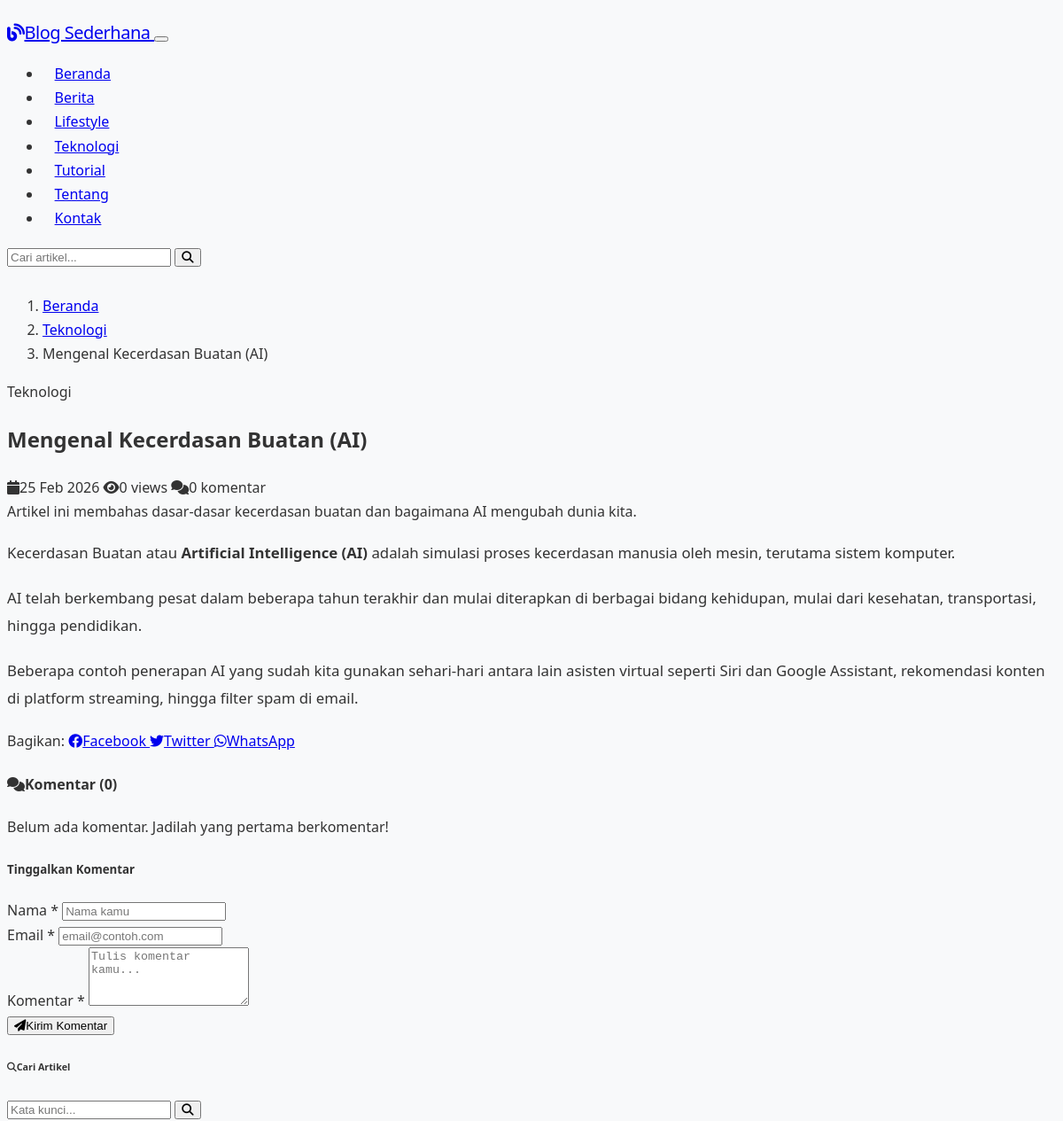
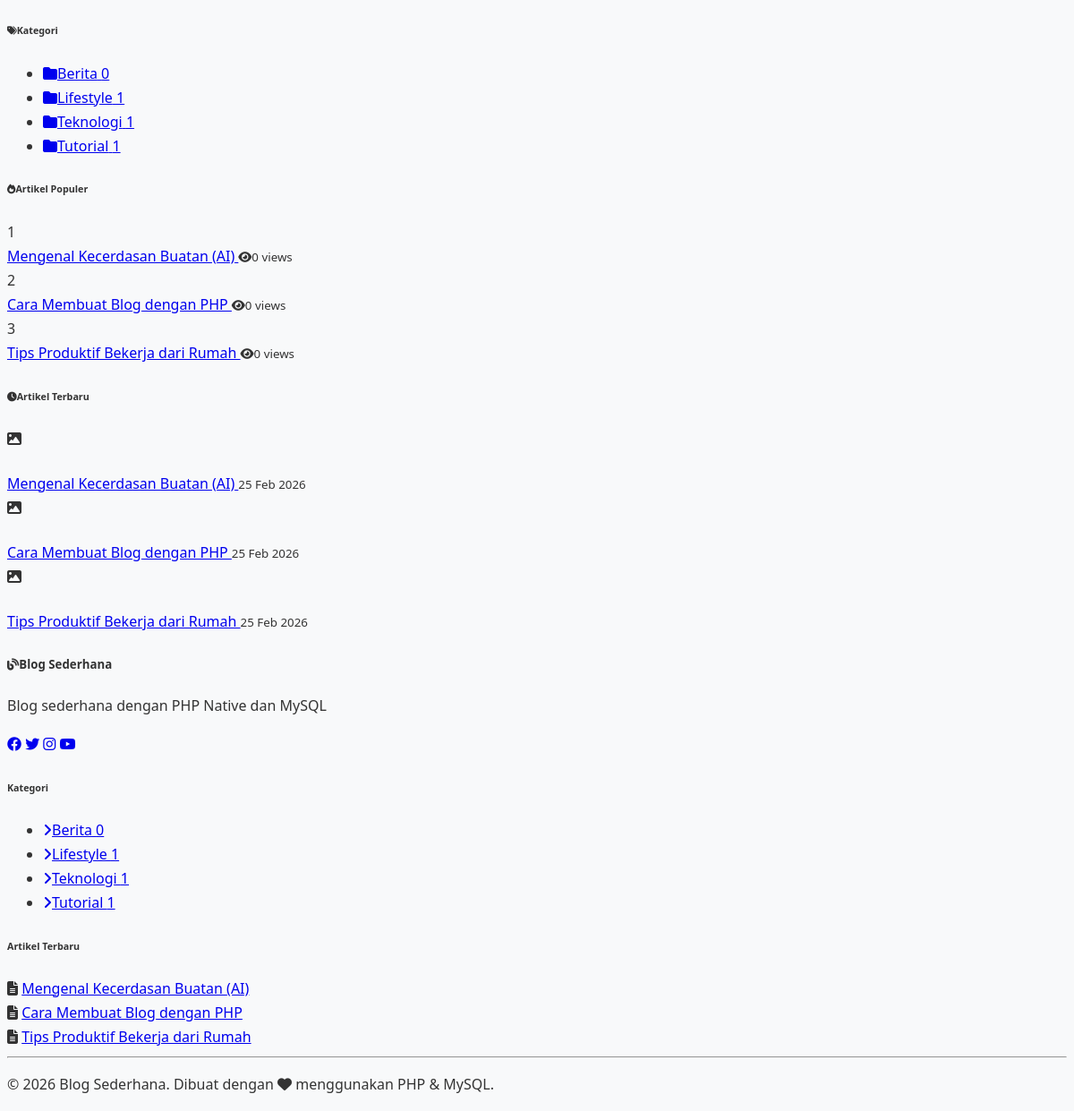
Page /article.php?slug=mengenal-kecerdasan-buatan-ai on the committed database (2 pictures, top to bottom).
### tables this page shows
CREATE TABLE IF NOT EXISTS categories (
    id INT AUTO_INCREMENT PRIMARY KEY,
    name VARCHAR(100) NOT NULL,
    slug VARCHAR(100) NOT NULL UNIQUE,
    description TEXT,
    created_at TIMESTAMP DEFAULT CURRENT_TIMESTAMP
);

CREATE TABLE IF NOT EXISTS articles (
    id INT AUTO_INCREMENT PRIMARY KEY,
    category_id INT,
    title VARCHAR(255) NOT NULL,
    slug VARCHAR(255) NOT NULL UNIQUE,
    excerpt TEXT,
    content LONGTEXT NOT NULL,
    image VARCHAR(255),
    status ENUM('draft', 'published') DEFAULT 'draft',
    views INT DEFAULT 0,
    created_at TIMESTAMP DEFAULT CURRENT_TIMESTAMP,
    updated_at TIMESTAMP DEFAULT CURRENT_TIMESTAMP ON UPDATE CURRENT_TIMESTAMP,
    FOREIGN KEY (category_id) REFERENCES categories(id) ON DELETE SET NULL
);

### includes/functions.php (called while the page is built, shortened)
<?php
function getArticleBySlug($slug) {
    $db = getDB();
    $stmt = $db->prepare("SELECT a.*, c.name as category_name, c.slug as category_slug
                           FROM articles a
                           LEFT JOIN categories c ON a.category_id = c.id
                           WHERE a.slug = ? AND a.status = 'published'");
    $stmt->execute([$slug]);
    return $stmt->fetch();
}
function getCategories() {
    $db = getDB();
    return $db->query("SELECT c.*, COUNT(a.id) as article_count
                        FROM categories c
                        LEFT JOIN articles a ON c.id = a.category_id AND a.status = 'published'
                        GROUP BY c.id
                        ORDER BY c.name ASC")->fetchAll();
}
function getCommentsByArticle($articleId) {
    $db = getDB();
    $stmt = $db->prepare("SELECT * FROM comments WHERE article_id = ? AND status = 'approved' ORDER BY created_at ASC");
    $stmt->execute([$articleId]);
    return $stmt->fetchAll();
}
function formatDate($date, $format = 'd M Y') {
    $months = ['Jan','Feb','Mar','Apr','Mei','Jun','Jul','Agu','Sep','Okt','Nov','Des'];
    $d = date('d', strtotime($date));
    $m = $months[(int)date('m', strtotime($date)) - 1];
    $y = date('Y', strtotime($date));
    return "$d $m $y";
}
function sanitize($input) {
    return htmlspecialchars(trim($input), ENT_QUOTES, 'UTF-8');
}
function getRecentArticles($limit = 5) {
    $db = getDB();
    $stmt = $db->prepare("SELECT id, title, slug, image, created_at FROM articles WHERE status = 'published' ORDER BY created_at DESC LIMIT ?");
    $stmt->execute([$limit]);
    return $stmt->fetchAll();
}
function getPopularArticles($limit = 5) {
    $db = getDB();
    $stmt = $db->prepare("SELECT id, title, slug, image, views FROM articles WHERE status = 'published' ORDER BY views DESC LIMIT ?");
    $stmt->execute([$limit]);
    return $stmt->fetchAll();
}

### article.php (the view, shortened to what this page needs)
<?php
require_once 'includes/functions.php';
$slug = isset($_GET['slug']) ? trim($_GET['slug']) : '';
$article = getArticleBySlug($slug);
$comments = getCommentsByArticle($article['id']);
require_once 'includes/header.php';
?>
<div class="container py-5">
    <div class="row g-4">
        <div class="col-lg-8">
            <nav aria-label="breadcrumb" class="mb-3">
                <ol class="breadcrumb">
                    <li class="breadcrumb-item"><a href="<?= SITE_URL ?>">Beranda</a></li>
                    <?php if ($article['category_name']): ?>
                    <li class="breadcrumb-item"><a href="<?= SITE_URL ?>/category.php?slug=<?= $article['category_slug'] ?>"><?= sanitize($article['category_name']) ?></a></li>
                    <?php endif; ?>
                    <li class="breadcrumb-item active" aria-current="page"><?= sanitize($article['title']) ?></li>
                </ol>
            </nav>
            <article class="bg-white rounded-3 shadow-sm p-4">
                <?php if ($article['category_name']): ?>
                <span class="badge bg-primary mb-2"><?= sanitize($article['category_name']) ?></span>
                <?php endif; ?>
                <h1 class="fw-bold mb-3"><?= sanitize($article['title']) ?></h1>
                <div class="d-flex align-items-center gap-3 text-muted small mb-4 pb-3 border-bottom">
                    <span><i class="fas fa-calendar me-1"></i><?= formatDate($article['created_at']) ?></span>
                    <span><i class="fas fa-eye me-1"></i><?= number_format($article['views']) ?> views</span>
                    <span><i class="fas fa-comments me-1"></i><?= count($comments) ?> komentar</span>
                </div>
                <?php if ($article['excerpt']): ?>
                <div class="lead text-muted mb-4 p-3 bg-light rounded border-start border-primary border-3">
                    <?= sanitize($article['excerpt']) ?>
                </div>
                <?php endif; ?>
                <div class="article-content">
                    <?= $article['content'] ?>
                </div>
                <div class="mt-4 pt-3 border-top">
                    <span class="fw-semibold me-2">Bagikan:</span>
                    <a href="https://www.facebook.com/sharer/sharer.php?u=<?= urlencode(SITE_URL . '/article.php?slug=' . $article['slug']) ?>" target="_blank" class="btn btn-sm btn-outline-primary me-1">
                        <i class="fab fa-facebook me-1"></i>Facebook
                    </a>
                    <a href="https://twitter.com/intent/tweet?url=<?= urlencode(SITE_URL . '/article.php?slug=' . $article['slug']) ?>&text=<?= urlencode($article['title']) ?>" target="_blank" class="btn btn-sm btn-outline-info me-1">
                        <i class="fab fa-twitter me-1"></i>Twitter
                    </a>
                    <a href="https://wa.me/?text=<?= urlencode($article['title'] . ' ' . SITE_URL . '/article.php?slug=' . $article['slug']) ?>" target="_blank" class="btn btn-sm btn-outline-success">
                        <i class="fab fa-whatsapp me-1"></i>WhatsApp
                    </a>
                </div>
            </article>
            <div class="bg-white rounded-3 shadow-sm p-4 mt-4">
                <h4 class="fw-bold mb-4"><i class="fas fa-comments text-primary me-2"></i>Komentar (<?= count($comments) ?>)</h4>
                <?php if (empty($comments)): ?>
                <p class="text-muted">Belum ada komentar. Jadilah yang pertama berkomentar!</p>
                <?php endif; ?>
                <h5 class="fw-bold mt-4 mb-3">Tinggalkan Komentar</h5>
                <form method="POST">
                    <div class="row g-3">
                        <div class="col-md-6">
                            <label class="form-label">Nama *</label>
                            <input type="text" name="name" class="form-control" required value="<?= sanitize($_POST['name'] ?? '') ?>" placeholder="Nama kamu">
                        </div>
                        <div class="col-md-6">
                            <label class="form-label">Email *</label>
                            <input type="email" name="email" class="form-control" required value="<?= sanitize($_POST['email'] ?? '') ?>" placeholder="email@contoh.com">
                        </div>
                        <div class="col-12">
                            <label class="form-label">Komentar *</label>
                            <textarea name="comment" class="form-control" rows="4" required placeholder="Tulis komentar kamu..."><?= sanitize($_POST['comment'] ?? '') ?></textarea>
                        </div>
                        <div class="col-12">
                            <button type="submit" name="submit_comment" class="btn btn-primary">
                                <i class="fas fa-paper-plane me-1"></i>Kirim Komentar
                            </button>
                        </div>
                    </div>
                </form>
            </div>
        </div>
        <div class="col-lg-4">
            <?php include 'includes/sidebar.php'; ?>
        </div>
    </div>
</div>
<?php require_once 'includes/footer.php'; ?>

### includes/header.php (shortened to what this page needs)
<?php
require_once __DIR__ . '/functions.php';
$categories = getCategories();
$currentPage = basename($_SERVER['PHP_SELF']);
?>
<!DOCTYPE html>
<html lang="id">
<head>
    <link rel="stylesheet" href="<?= SITE_URL ?>/assets/css/bootstrap.min.css">
    <link rel="stylesheet" href="https://cdnjs.cloudflare.com/ajax/libs/font-awesome/6.4.0/css/all.min.css">
    <link rel="stylesheet" href="<?= SITE_URL ?>/assets/css/style.css">
</head>
<body>
<nav class="navbar navbar-expand-lg navbar-dark bg-primary sticky-top shadow">
    <div class="container">
        <a class="navbar-brand fw-bold" href="<?= SITE_URL ?>">
            <i class="fas fa-blog me-2"></i><?= SITE_NAME ?>
        </a>
        <button class="navbar-toggler" type="button" data-bs-toggle="collapse" data-bs-target="#navbarNav">
        </button>
        <div class="collapse navbar-collapse" id="navbarNav">
            <ul class="navbar-nav me-auto">
                <li class="nav-item">
                    <a class="nav-link <?= $currentPage == 'index.php' ? 'active' : '' ?>" href="<?= SITE_URL ?>">Beranda</a>
                </li>
                <?php foreach ($categories as $cat): ?>
                <li class="nav-item">
                    <a class="nav-link" href="<?= SITE_URL ?>/category.php?slug=<?= $cat['slug'] ?>">
                        <?= sanitize($cat['name']) ?>
                    </a>
                </li>
                <?php endforeach; ?>
                <li class="nav-item">
                    <a class="nav-link <?= $currentPage == 'about.php' ? 'active' : '' ?>" href="<?= SITE_URL ?>/about.php">Tentang</a>
                </li>
                <li class="nav-item">
                    <a class="nav-link <?= $currentPage == 'contact.php' ? 'active' : '' ?>" href="<?= SITE_URL ?>/contact.php">Kontak</a>
                </li>
            </ul>
            <form class="d-flex" action="<?= SITE_URL ?>/search.php" method="GET">
                <input class="form-control form-control-sm me-2" type="search" name="q" placeholder="Cari artikel..." value="<?= isset($_GET['q']) ? sanitize($_GET['q']) : '' ?>">
                <button class="btn btn-outline-light btn-sm" type="submit"><i class="fas fa-search"></i></button>
            </form>
        </div>
    </div>
</nav>

### includes/sidebar.php (shortened to what this page needs)
<div class="card border-0 shadow-sm mb-4">
    <div class="card-body">
        <h6 class="fw-bold mb-3"><i class="fas fa-search text-primary me-2"></i>Cari Artikel</h6>
        <form action="<?= SITE_URL ?>/search.php" method="GET">
            <div class="input-group">
                <input type="search" name="q" class="form-control" placeholder="Kata kunci..." value="<?= isset($_GET['q']) ? sanitize($_GET['q']) : '' ?>">
                <button class="btn btn-primary" type="submit"><i class="fas fa-search"></i></button>
            </div>
        </form>
    </div>
</div>
<div class="card border-0 shadow-sm mb-4">
    <div class="card-body">
        <h6 class="fw-bold mb-3"><i class="fas fa-tags text-primary me-2"></i>Kategori</h6>
        <ul class="list-unstyled mb-0">
            <?php foreach (getCategories() as $cat): ?>
            <li class="mb-2">
                <a href="<?= SITE_URL ?>/category.php?slug=<?= $cat['slug'] ?>" class="d-flex justify-content-between align-items-center text-decoration-none text-dark p-2 rounded hover-bg">
                    <span><i class="fas fa-folder text-warning me-2"></i><?= sanitize($cat['name']) ?></span>
                    <span class="badge bg-primary rounded-pill"><?= $cat['article_count'] ?></span>
                </a>
            </li>
            <?php endforeach; ?>
        </ul>
    </div>
</div>
<div class="card border-0 shadow-sm mb-4">
    <div class="card-body">
        <h6 class="fw-bold mb-3"><i class="fas fa-fire text-danger me-2"></i>Artikel Populer</h6>
        <?php foreach (getPopularArticles(5) as $i => $art): ?>
        <div class="d-flex align-items-start mb-3">
            <span class="badge bg-primary me-2 mt-1"><?= $i + 1 ?></span>
            <div>
                <a href="<?= SITE_URL ?>/article.php?slug=<?= $art['slug'] ?>" class="text-dark text-decoration-none small fw-semibold d-block mb-1">
                    <?= sanitize($art['title']) ?>
                </a>
                <small class="text-muted"><i class="fas fa-eye me-1"></i><?= number_format($art['views']) ?> views</small>
            </div>
        </div>
        <?php endforeach; ?>
    </div>
</div>
<div class="card border-0 shadow-sm">
    <div class="card-body">
        <h6 class="fw-bold mb-3"><i class="fas fa-clock text-success me-2"></i>Artikel Terbaru</h6>
        <?php foreach (getRecentArticles(5) as $art): ?>
        <div class="d-flex align-items-center mb-3">
            <?php if ($art['image']): ?>
            <img src="<?= UPLOAD_URL . sanitize($art['image']) ?>" alt="" class="rounded me-2 flex-shrink-0" width="50" height="50" style="object-fit:cover;">
            <?php else: ?>
            <div class="bg-light rounded me-2 flex-shrink-0 d-flex align-items-center justify-content-center" style="width:50px;height:50px;">
                <i class="fas fa-image text-secondary small"></i>
            </div>
            <?php endif; ?>
            <div>
                <a href="<?= SITE_URL ?>/article.php?slug=<?= $art['slug'] ?>" class="text-dark text-decoration-none small fw-semibold d-block">
                    <?= sanitize($art['title']) ?>
                </a>
                <small class="text-muted"><?= formatDate($art['created_at']) ?></small>
            </div>
        </div>
        <?php endforeach; ?>
    </div>
</div>

### includes/footer.php (shortened to what this page needs)
<footer class="bg-dark text-light py-5 mt-5">
    <div class="container">
        <div class="row g-4">
            <div class="col-md-4">
                <h5 class="fw-bold mb-3"><i class="fas fa-blog me-2"></i><?= SITE_NAME ?></h5>
                <p class="text-muted"><?= SITE_DESCRIPTION ?></p>
                <div class="d-flex gap-3">
                    <a href="#" class="text-muted fs-5"><i class="fab fa-facebook"></i></a>
                    <a href="#" class="text-muted fs-5"><i class="fab fa-twitter"></i></a>
                    <a href="#" class="text-muted fs-5"><i class="fab fa-instagram"></i></a>
                    <a href="#" class="text-muted fs-5"><i class="fab fa-youtube"></i></a>
                </div>
            </div>
            <div class="col-md-4">
                <h6 class="fw-bold mb-3">Kategori</h6>
                <ul class="list-unstyled">
                    <?php foreach (getCategories() as $cat): ?>
                    <li class="mb-1">
                        <a href="<?= SITE_URL ?>/category.php?slug=<?= $cat['slug'] ?>" class="text-muted text-decoration-none">
                            <i class="fas fa-angle-right me-1"></i><?= sanitize($cat['name']) ?>
                            <span class="badge bg-secondary ms-1"><?= $cat['article_count'] ?></span>
                        </a>
                    </li>
                    <?php endforeach; ?>
                </ul>
            </div>
            <div class="col-md-4">
                <h6 class="fw-bold mb-3">Artikel Terbaru</h6>
                <?php foreach (getRecentArticles(3) as $recent): ?>
                <div class="d-flex mb-2">
                    <i class="fas fa-file-alt text-primary me-2 mt-1"></i>
                    <a href="<?= SITE_URL ?>/article.php?slug=<?= $recent['slug'] ?>" class="text-muted text-decoration-none small">
                        <?= sanitize($recent['title']) ?>
                    </a>
                </div>
                <?php endforeach; ?>
            </div>
        </div>
        <hr class="my-4 border-secondary">
        <div class="text-center text-muted small">
            <p class="mb-0">&copy; <?= date('Y') ?> <?= SITE_NAME ?>. Dibuat dengan <i class="fas fa-heart text-danger"></i> menggunakan PHP & MySQL.</p>
        </div>
    </div>
</footer>
</body>
</html>

### assets/css/style.css (style rules this page uses)
body { font-family: 'Segoe UI', Tahoma, Geneva, Verdana, sans-serif; background-color: #f8f9fa; color: #333; line-height: 1.7; }
a { transition: all 0.2s ease; }
.navbar { padding: 0.75rem 0; }
.navbar-brand { font-size: 1.25rem; letter-spacing: -0.5px; }
.nav-link { font-weight: 500; padding: 0.5rem 0.85rem !important; border-radius: 6px; transition: background 0.2s; }
.article-content { font-size: 1.05rem; line-height: 1.85; }
.article-content p { margin-bottom: 1.25rem; }

### rows in the picture
categories: name "Berita", article_count "0"
categories: name "Lifestyle", article_count "1"
categories: name "Teknologi", article_count "1"
categories: name "Tutorial", article_count "1"
articles: category.name "Teknologi", title "Mengenal Kecerdasan Buatan (AI)", created_at "25 Feb 2026", views "0", excerpt "Artikel ini membahas dasar-dasar kecerdasan buatan dan bagaimana AI mengubah dunia kita.", content "Kecerdasan Buatan atau Artificial Intelligence (AI) adalah simulasi proses kecerdasan manusia oleh mesin, terutama sistem komputer. AI telah berkembang pesat dalam beberapa tahun terakhir dan mulai diterapkan di berbagai bidang kehidupan, mulai dari kesehatan, transportasi, hingga pendidikan. Beberapa contoh penerapan AI yang sudah kita gunakan sehari-hari antara lain asisten virtual seperti Siri dan Google Assistant, rekomendasi konten di platform streaming, hingga filter spam di email."
articles: title "Cara Membuat Blog dengan PHP", views "0", created_at "25 Feb 2026"
articles: title "Tips Produktif Bekerja dari Rumah", views "0", created_at "25 Feb 2026"

### other values in the picture
SITE_NAME "Blog Sederhana"
count($comments) "0"
SITE_DESCRIPTION "Blog sederhana dengan PHP Native dan MySQL"
